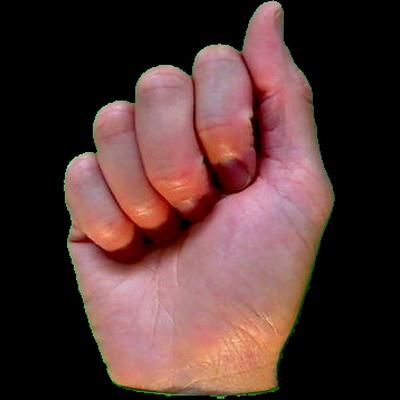
#> input picture Code/A101.png, 400 x 400 px, given in place of the camera
$ python test2.py
#> lines starting #> are read from the running program, lines starting #| are printed output that depends on the picture; after the words box and inside, x2 and y2 are one past the last pixel; in counts of white or black regions, pixels touching at a corner belong together
# -*- coding: utf-8 -*-
"""
Created on Mon Jul  1 08:21:17 2019

@author: Himanshu
"""

import cv2
import numpy as np

cap = cv2.VideoCapture(0)

while True:
    ret, frame = cap.read()
#> frame is the input picture: shape (400, 400, 3); mean B, G, R 51.5, 53.3, 81.1
    gray = cv2.cvtColor(frame, cv2.COLOR_BGR2GRAY)
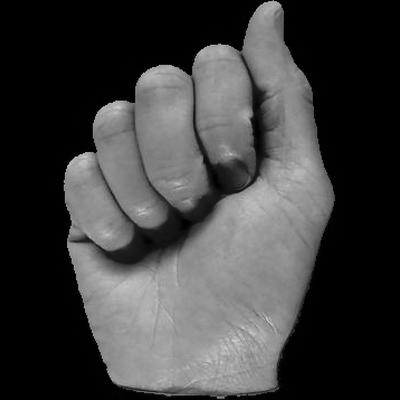
#> gray: shape (400, 400); min 0, max 208, mean 61.4
    hsv  =cv2.cvtColor(frame, cv2.COLOR_BGR2HSV)
#> hsv: shape (400, 400, 3); mean H, S, V 46.6, 64.7, 81.5
    lower_red = np.array([0,20,70])
    upper_red = np.array([20,255,255])
    kernel = np.ones((3,3),np.uint8)
    mask = cv2.inRange(hsv, lower_red, upper_red)
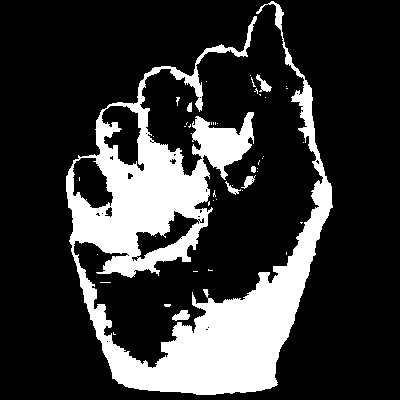
#> mask: shape (400, 400); 21.3% white; 46 white regions (39 under 20 px), largest, box (x1, y1, x2, y2) and area: (66, 1, 333, 395) 33417, (172, 310, 190, 321) 130, (256, 74, 272, 92) 115
    mask = cv2.dilate(mask,kernel,iterations =4)
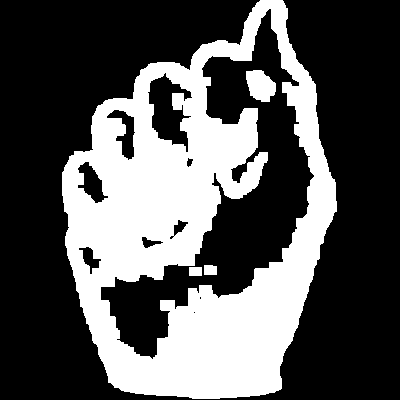
#> mask: shape (400, 400); 33.9% white; 4 white regions, box (x1, y1, x2, y2) and area: (62, 0, 337, 399) 53258, (246, 70, 276, 102) 704, (204, 265, 217, 275) 126, (189, 267, 202, 276) 117
    mask = cv2.GaussianBlur(mask, (3,3), 100)
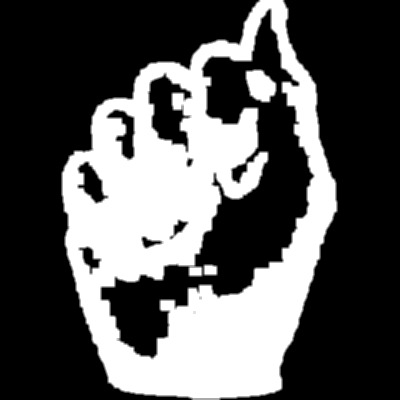
#> mask: shape (400, 400); min 0, max 255, mean 86.4
    res = cv2.bitwise_and(frame,frame, mask= mask)
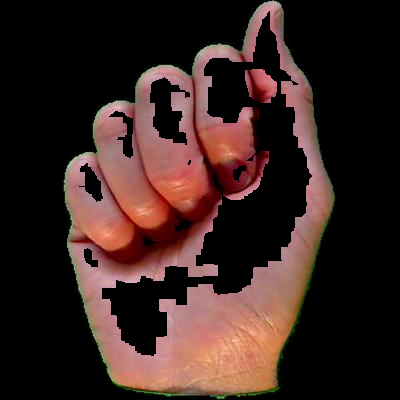
#> res: shape (400, 400, 3); mean B, G, R 32.5, 36.2, 56.5

    cv2.imshow('frame',frame)
    cv2.imshow('mask',mask)
    k = cv2.waitKey(10) & 0xFF
#> (key q is pressed here)

    if k==ord('q'):
        break
cap.release()
cv2.destroyAllWindows()
